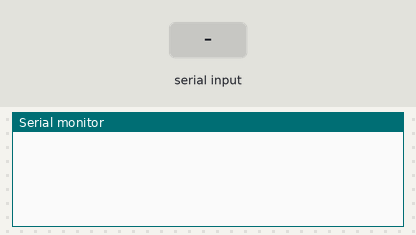
The sketch below on a simulated Arduino Uno, built with avr-gcc and run on an emulated ATmega328P. On the bench: the last lines printed to the serial monitor. The inputs (shaded band) are chosen by the test bench.

Above: at 1.2 s.
1.3 s: "Hola\n" received over Serial
At 2.0 s:
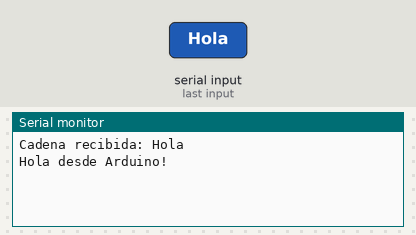
2.8 s: byte 10 ('\n') received over Serial
At 4.0 s:
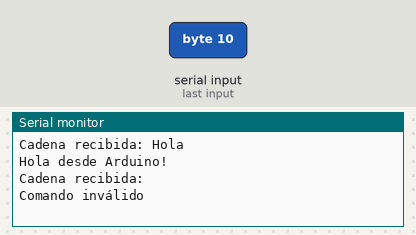
4.3 s: "Adios\n" received over Serial
At 5.6 s:
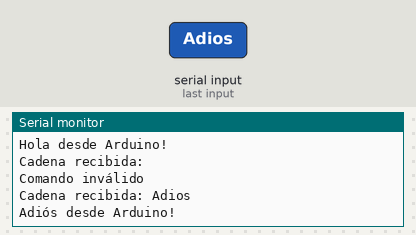

The sketch:

MONITORS_4.ino
```cpp
/*Comunicación bilateral (Se envia y reciben datos entre el monitor serial y el Arduino)
La computadora envia el mensaje hola o adios al arduino, este respondera según el mensaje*/

String inputString = "";  // Variable para almacenar la cadena recibida
bool stringComplete = false;  // Indica si se ha recibido una cadena completa

void setup() {
  Serial.begin(9600);  // Iniciar comunicación serial a 9600 bps
}

void loop() {
   // Leer desde el monitor serial si hay datos disponibles
  if (Serial.available()>0) {
    char receivedChar = Serial.read();  // Leer el siguiente carácter disponible
    if (receivedChar == '\n') {  // Si se recibe el carácter de nueva línea
      stringComplete = true;  // Marcar que se ha recibido una cadena completa
    } else {
      inputString += receivedChar;  // Agregar el carácter a la cadena
    }
  }

  // Procesar la cadena si se ha recibido completa
  if (stringComplete) {
    Serial.print("Cadena recibida: ");
    Serial.println(inputString);

    // Enviar respuesta al monitor serial basada en la cadena recibida
    if (inputString == "Hola") {
      Serial.println("Hola desde Arduino!");
    } else if (inputString == "Adios") {
      Serial.println("Adiós desde Arduino!");
    } else {
      Serial.println("Comando inválido");
    }

    // Reiniciar variables para recibir una nueva cadena
    inputString = "";
    stringComplete = false;
  }
}
```

Measured:
- after the input at 1.3 s, the serial monitor: prints a new line at once (image 1)
- after the input at 2.8 s, the serial monitor: prints a new line at once (image 2)
- after the input at 4.3 s, the serial monitor: prints a new line at once (image 3)
